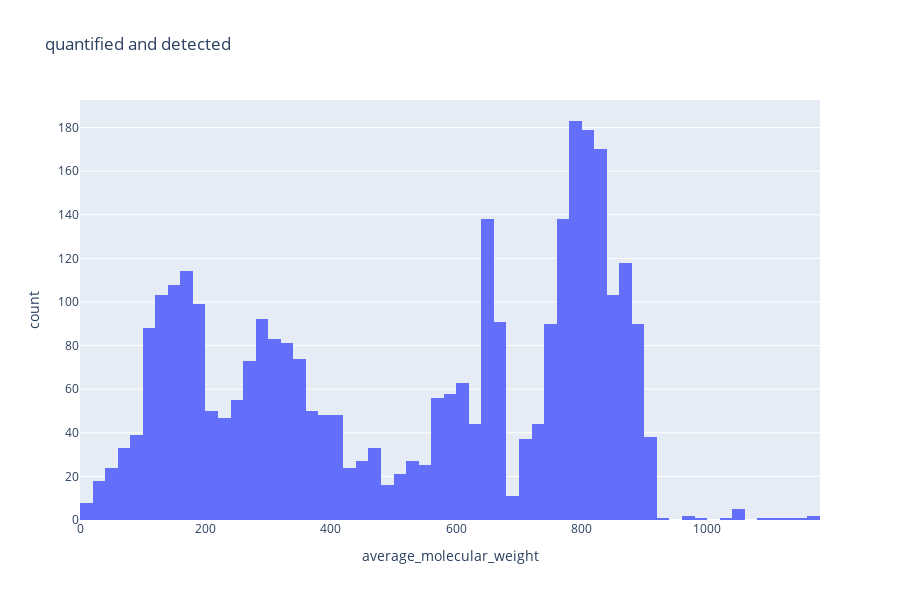

This figure's notebook cell:
### Code cell
fig = px.histogram(data_1, x="average_molecular_weight", title = 'quantified and detected', nbins=100)
fig.show()

### Figure 1 — Plotly figure (JSON) as saved in the notebook; plotly's stock layout.template omitted (floating-point values rounded to 4 significant figures; data arrays with more than 128 entries replaced by an {"elided": "..."} marker saying what was removed)
{"data": [{"alignmentgroup": "True", "bingroup": "x", "hoverlabel": {"namelength": 0}, "hovertemplate": "average_molecular_weight=%{x}<br>count=%{y}", "legendgroup": "", "marker": {"color": "#636efa"}, "name": "", "nbinsx": 100, "offsetgroup": "", "orientation": "v", "showlegend": false, "type": "histogram", "x": {"elided": "3175 float values"}, "xaxis": "x", "yaxis": "y"}], "layout": {"barmode": "relative", "height": 600, "legend": {"tracegroupgap": 0}, "title": {"text": "quantified and detected"}, "xaxis": {"anchor": "y", "domain": [0, 1], "title": {"text": "average_molecular_weight"}}, "yaxis": {"anchor": "x", "domain": [0, 1], "title": {"text": "count"}}}}
